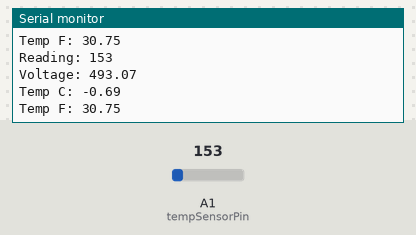
Recording of a sketch running on a simulated Arduino Uno, built with avr-gcc and run on an emulated ATmega328P. Parts: the last lines printed to the serial monitor. The test bench sets the inputs (shaded band); at power-on: A1 (tempSensorPin) = 153.

Above: at 1.8 s.
1.9 s: A1 (tempSensorPin) set to 165
At 2.8 s:
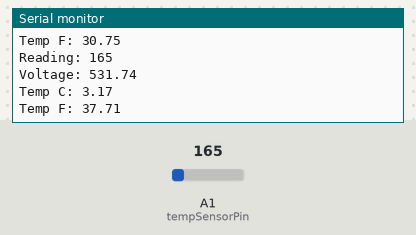
3.4 s: A1 (tempSensorPin) set to 175
At 4.8 s:
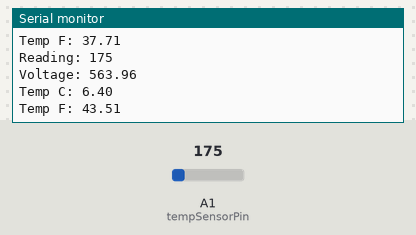
Timing chart, 0 to 6.4 s (numbered marks = the images above; inputs shaded):
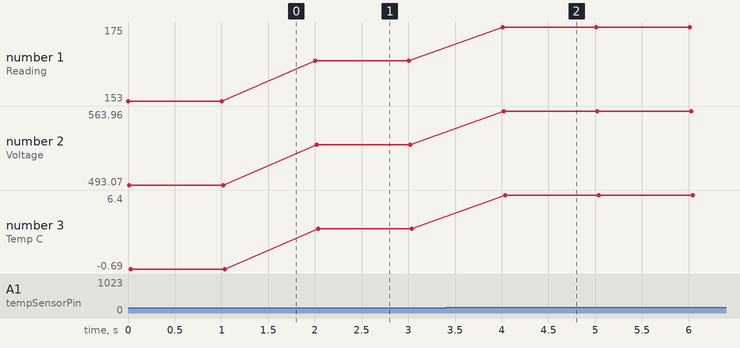

Measured:
- after the input at 1.9 s, the serial monitor: prints a new line after 0.11 s (image 1)
- after the input at 3.4 s, the serial monitor: prints a new line after 0.61 s (image 2)
- plotted number 1: 153 → 165 after the input at 1.9 s, 165 → 175 after the input at 3.4 s
- plotted number 2: 493.07 → 531.74 after the input at 1.9 s, 531.74 → 563.96 after the input at 3.4 s
- plotted number 3: -0.69 → 3.17 after the input at 1.9 s, 3.17 → 6.4 after the input at 3.4 s

The sketch:

listing8_12.ino
```cpp
int tempSensorPin = A1;

void setup() {
  Serial.begin(9600);
}

void loop() {
  int reading = analogRead(tempSensorPin);
  float voltage = reading * (3300.0 / 1024.0);
  float tempC = (voltage - 500.0) / 10.0;
  float tempF = ((tempC * 9.0) / 5.0) + 32.0;

  Serial.print("\nReading: ");
  Serial.print(reading);

  Serial.print("\nVoltage: ");
  Serial.print(voltage);

  Serial.print("\nTemp C: ");
  Serial.print(tempC);

  Serial.print("\nTemp F: ");
  Serial.print(tempF);

  delay(1000);
}
```
